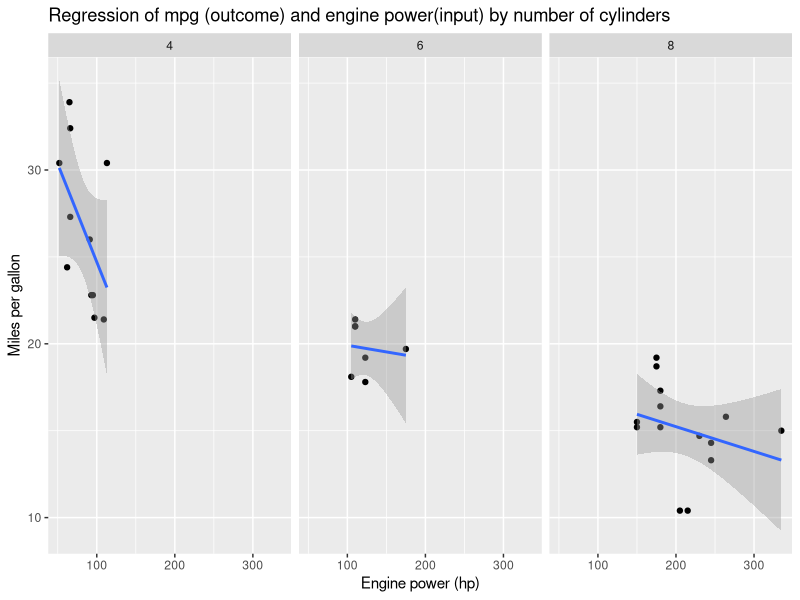

This figure's R source:
## ---- chunk 1
head(mtcars, 3)
## ---- chunk 2
library(ggplot2)
qplot(hp,mpg,data=mtcars,xlab="Engine power (hp)",ylab="Miles per gallon",
      main="Regression of mpg (outcome) and engine power(input) by number of cylinders", 
      geom=c("point","smooth"),method="lm",facets=.~cyl)
